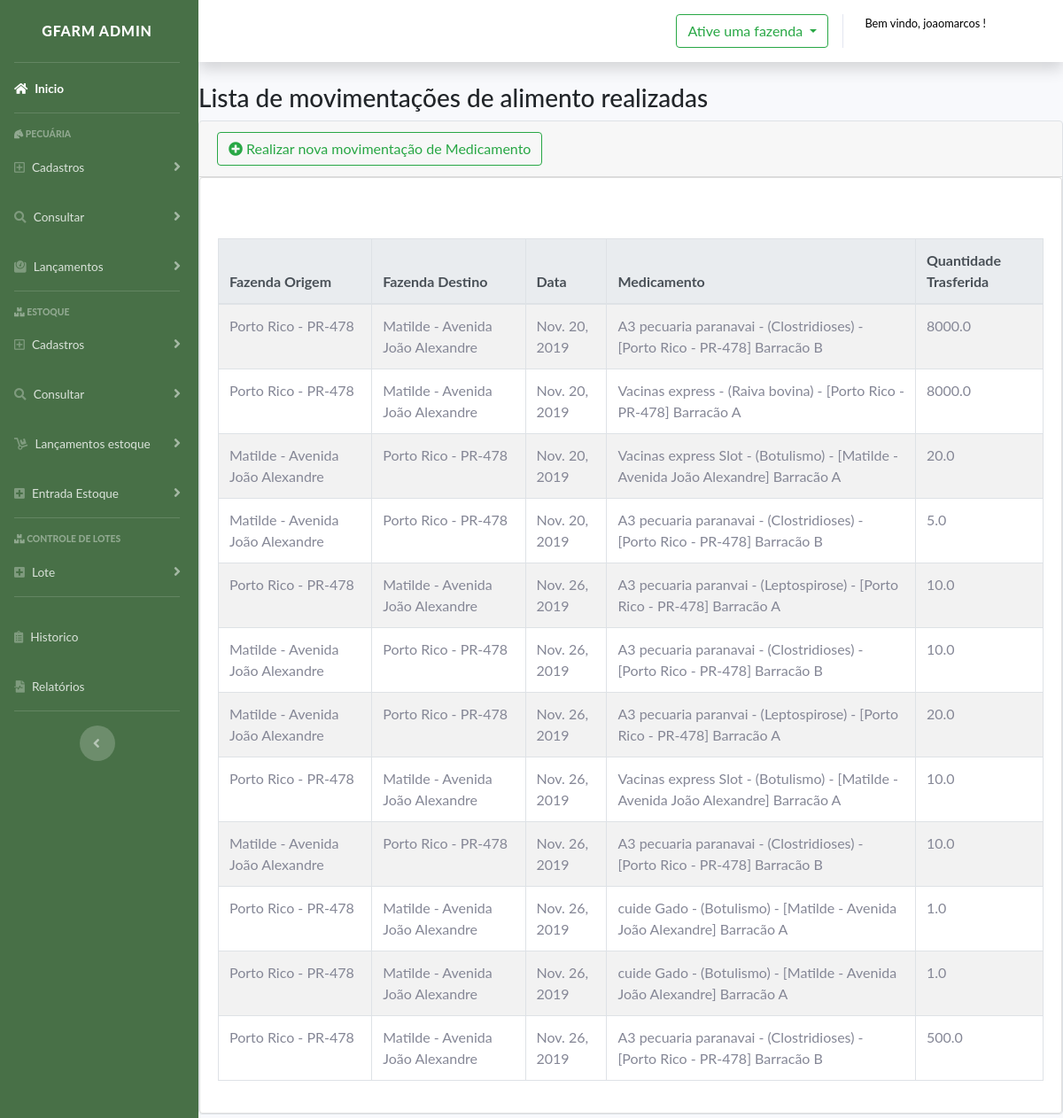
The page /listar/movimentacao/medicamento (signed in) on the database its author committed.
### movimentacao/models.py (models this page shows, shortened)
class Transferencia_Medicamento(models.Model):
    fazenda_origem = models.ForeignKey(Fazenda, on_delete=models.PROTECT, related_name="origem_medicamento")
    fazenda_destino = models.ForeignKey(Fazenda, on_delete=models.PROTECT, related_name="destino_medicamento")
    data = models.DateField(verbose_name="Data Transeferêcia")
    medicamento = models.ForeignKey(Medicamento, on_delete=models.PROTECT)
    quantidade_transferida = models.FloatField()
    usuario = models.ForeignKey(User, on_delete=models.PROTECT)
    class Meta:
        verbose_name = "Transeferêcia de medicamento"
        verbose_name_plural = "Transeferêcias de medicamentos"

### gfarm/models.py (models this page shows)
class Fazenda(models.Model):
    unidade_federal = (
        ('AC', 'AC'),
        ('AL', 'AL'),
        ('AM', 'AM'),
        ('AP', 'AP'),
        ('BA', 'BA'),
        ('DF', 'DF'),
        ('ES', 'ES'),
        ('GO', 'GO'),
        ('MA', 'MA'),
        ('MG', 'MG'),
        ('MS', 'MS'),
        ('MT', 'MT'),
        ('PA', 'PA'),
        ('PB', 'PB'),
        ('PE', 'PE'),
        ('PI', 'PI'),
        ('PR', 'PR'),
        ('RJ', 'RJ'),
        ('RN', 'RN'),
        ('RO', 'RO'),
        ('RR', 'RR'),
        ('RS', 'RS'),
        ('SC', 'SC'),
        ('SE', 'SE'),
        ('SP', 'SP'),
        ('TO', 'TO'),
    )
    nome = models.CharField(max_length=100)
    endereco = models.CharField(max_length=100)
    complemento = models.CharField(max_length=100)
    hectares = models.FloatField("Hectares")
    cidade = models.CharField(max_length=50)
    uf = models.CharField(max_length=2, verbose_name="UF",
                          choices=unidade_federal)
    usuario = models.ForeignKey(User, on_delete=models.PROTECT)
    def __str__(self):
        return self.nome + ' - ' + self.endereco
    class Meta:
        unique_together = [['nome', 'usuario']]

class Medicamento(models.Model):
    fabricante = models.CharField(
        max_length=100, verbose_name="Fabricante", help_text="Fornecedor")
    qtde_estoque = models.FloatField(verbose_name="Quantidade em estoque", help_text="Quantidade do Produto em Estoque no momento")
    tipomedicamento = models.ForeignKey(
        CategoriaMedicamento, on_delete=models.PROTECT, verbose_name="Tipo medicamento")
    local = models.ForeignKey(
        Local, on_delete=models.PROTECT, verbose_name="Barracão", blank=True, null=True)
    principio_ativo = models.TextField(
        max_length=1000, verbose_name=" Principio Ativo")
    usuario = models.ForeignKey(User, on_delete=models.PROTECT)
    nome = models.ForeignKey(
        Fazenda, on_delete=models.PROTECT, verbose_name="Fazenda")
    def __str__(self):
        return "{} - ({}) - {} ".format(self.fabricante, self.tipomedicamento, self.local)

class CategoriaMedicamento(models.Model):
    tipomedicamento = models.CharField(
        max_length=100, verbose_name="Tipo Medicamento")
    usuario = models.ForeignKey(User, on_delete=models.PROTECT)
    def __str__(self):
        return self.tipomedicamento

class Local(models.Model):
    local = models.CharField(max_length=50, verbose_name="Armazém")
    usuario = models.ForeignKey(User, on_delete=models.PROTECT)
    nome = models.ForeignKey(
        Fazenda, on_delete=models.PROTECT, verbose_name="Fazenda")
    def __str__(self):
        return "[{}] {}".format(self.nome, self.local)

### movimentacao/views.py (the view)
# urls.py: path('listar/movimentacao/medicamento', Lista_movimentacao_medicamento.as_view(), name="listar_movimentacao_medicamento"),
class Lista_movimentacao_medicamento(LoginRequiredMixin, ListView):
    login_url = reverse_lazy('login')
    model = Transferencia_Medicamento
    template_name = "lista/detalhesMovimentacaoMedicamento.html"
    def get_queryset(self):
        self.object_list = Transferencia_Medicamento.objects.filter(
            usuario=self.request.user)
        return self.object_list

### gfarm/templates/lista/detalhesMovimentacaoMedicamento.html (shortened to what this page needs)
{% extends 'modelo.html' %}
{% block conteudo %}
{% load static %}
{% load crispy_forms_tags %}
<link rel="stylesheet" href="https://use.fontawesome.com/releases/v5.8.2/css/all.css"
>
<link rel="stylesheet" href="{% static 'css/botaoCadastro.css' %}">
<div class="mb-1">
    <h3 class="account-heading">Lista de movimentações de alimento realizadas</h3>
    <div class="card border">
        <div class="card-header">
            <a type="" class="btn btn-outline-success" href="{% url 'movimentar_animal' %}"><i class="fas fa-plus-circle"></i>
                Realizar nova movimentação de
                Medicamento</a>
        </div>
        <div class="card card-body">
            <table id="example" class="table table-striped table-bordered mt-5 display responsive nowrap"
                style="width: 100%">
                <thead class="thead-light">
                    <tr>
                        <th scope="col">Fazenda Origem</th>
                        <th scope="col">Fazenda Destino</th>
                        <th scope="col">Data</th>
                        <th scope="col">Medicamento</th>
                        <th scope="col">Quantidade Trasferida</th>
                    </tr>
                </thead>
                <tbody>
                    {% for movimentacao in object_list %}
                    <tr>
                        <td>{{movimentacao.fazenda_origem}}</td>
                        <td>{{movimentacao.fazenda_destino}}</td>
                        <td>{{movimentacao.data}}</td>
                        <td>{{movimentacao.medicamento}}</td>
                        <td>{{movimentacao.quantidade_transferida}}</td>
                        {% endfor %}
                    </tr>
                </tbody>
            </table>
        </div>
    </div>
    {% endblock %}

### gfarm/templates/modelo.html (shortened to what this page needs)
{% load static %}
{% load crispy_forms_tags %}
<!DOCTYPE html>
<html lang="en">
<head>
    <link href="{% static 'vendor/fontawesome-free/css/all.css' %}" rel="stylesheet" type="text/css">
    <link href="{% static 'css/sb-admin-2.css' %}" rel="stylesheet">
    <link href="{% static 'css/imagemProfile.css' %}" rel="stylesheet">
    <link rel="stylesheet" href="path/to/font-awesome/css/font-awesome.min.css">
    <link rel="stylesheet" href="https://use.fontawesome.com/releases/v5.8.1/css/all.css"
>
    <link rel="stylesheet" href="https://cdnjs.cloudflare.com/ajax/libs/fullcalendar/3.4.0/fullcalendar.css" />
    <link rel="stylesheet"
        href="https://cdnjs.cloudflare.com/ajax/libs/twitter-bootstrap/4.0.0-alpha.6/css/bootstrap.css" />
    <link rel="stylesheet" type="text/css"
        href="https://cdnjs.cloudflare.com/ajax/libs/twitter-bootstrap/4.1.3/css/bootstrap.css" />
    <link rel="stylesheet" type="text/css"
        href="https://cdn.datatables.net/1.10.19/css/dataTables.bootstrap4.min.css" />
    <link rel="stylesheet" type="text/css"
        href="https://cdn.datatables.net/responsive/2.2.3/css/responsive.bootstrap4.min.css" />
    <link rel="stylesheet" href="https://maxcdn.bootstrapcdn.com/bootstrap/4.0.0/css/bootstrap.min.css"
>
    <link rel="stylesheet" href="https://use.fontawesome.com/releases/v5.0.10/css/all.css"
>
    <link rel="stylesheet" type="text/css" href="{% static 'cal/css/styles.css' %}">
</head>
<body id="page-top">
    {% block nav %}
    <div id="wrapper">
        <ul class="navbar-nav bg-gradient-primarymodule sidebar sidebar-dark accordion" id="accordionSidebar">
            <a class="sidebar-brand d-flex align-items-center justify-content-center" href="#">
                <div class="sidebar-brand-text mx-2 ">Gfarm ADMIN</div>
            </a>
            <hr class="sidebar-divider my-0">
            <li class="nav-item active">
                <a class="nav-link" href="{% url 'dash' %}">
                    <i class="fas fa-home"></i>
                    <span>Inicio</span></a>
            </li>
            <hr class="sidebar-divider">
            <div class="sidebar-heading">
                <i class="fas fa-horse-head"></i>
                Pecuária
            </div>
            <li class="nav-item">
                <a class="nav-link collapsed" href="#" data-toggle="collapse" data-target="#collapsePages"
                    aria-expanded="true" aria-controls="collapsePages">
                    <i class="far fa-plus-square"></i>
                    <span>Cadastros</span>
                </a>
            </li>
            <li class="nav-item">
                <a class="nav-link collapsed" href="#" data-toggle="collapse" data-target="#collapsePages3"
                    aria-expanded="true" aria-controls="collapsePages3">
                    <i class="fas fa-search"></i>
                    <span>Consultar</span>
                </a>
            </li>
            <li class="nav-item">
                <a class="nav-link collapsed" href="#" data-toggle="collapse" data-target="#collapsePages2"
                    aria-expanded="true" aria-controls="collapsePages2">
                    <i class="fas fa-weight"></i>
                    <span>Lançamentos</span>
                </a>
            </li>
            <hr class="sidebar-divider">
            <div class="sidebar-heading">
                <i class="fas fa-boxes"></i>
                Estoque
            </div>
            <li class="nav-item">
                <a class="nav-link collapsed" href="#" data-toggle="collapse" data-target="#estoqueCollapse2"
                    aria-expanded="true" aria-controls="estoqueCollapse2">
                    <i class="far fa-plus-square"></i>
                    <span>Cadastros</span>
                </a>
            </li>
            <li class="nav-item">
                <a class="nav-link collapsed" href="#" data-toggle="collapse" data-target="#estoqueCollapse"
                    aria-expanded="true" aria-controls="estoqueCollapse">
                    <i class="fas fa-search"></i>
                    <span>Consultar</span>
                </a>
            </li>
            <li class="nav-item">
                <a class="nav-link collapsed" href="#" data-toggle="collapse" data-target="#estoqueMovi"
                    aria-expanded="true" aria-controls="estoqueMovi">
                    <i class="fas fa-dolly"></i>
                    <span>Lançamentos estoque</span>
                </a>
            </li>
            <li class="nav-item">
                <a class="nav-link collapsed" href="#" data-toggle="collapse" data-target="#entradaid"
                    aria-expanded="true" aria-controls="entradaid">
                    <i class="fas fa-plus-square"></i>
                    <span>Entrada Estoque</span>
                </a>
            </li>
            <hr class="sidebar-divider">
            <div class="sidebar-heading">
                <i class="fas fa-boxes"></i>
                Controle de Lotes
            </div>
            <li class="nav-item">
                <a class="nav-link collapsed" href="#" data-toggle="collapse" data-target="#lote"
                    aria-expanded="true" aria-controls="lote">
                    <i class="fas fa-plus-square"></i>
                    <span>Lote</span>
                </a>
            </li>
            <hr class="sidebar-divider">
            <li class="nav-item">
                <a class="nav-link" href="{% url 'historico' %}">
                    <i class="fas fa-clipboard-list"></i>
                    <span>Historico</span></a>
            </li>
            <li class="nav-item">
                <a class="nav-link" href="{% url 'detalheRelatorio' %}">
                    <i class="fas fa-file-medical-alt"></i>
                    <span>Relatórios</span></a>
            </li>
            <hr class="sidebar-divider d-none d-md-block">
            <div class="text-center d-none d-md-inline">
                <button class="rounded-circle border-0" id="sidebarToggle"></button>
            </div>
        </ul>
        {% endblock %}
        {% block wrapper %}
        <div id="content-wrapper" class="d-flex flex-column">
            <div id="content">
                <nav class="navbar navbar-expand navbar-light bg-white2 topbar mb-4 static-top shadow">
                    <ul class="navbar-nav ml-auto">
                        {% if request.user.is_authenticated %}
                        <div class="dropdown mt-3">
                            <button class="btn btn-outline-success dropdown-toggle" type="button"
                                id="dropdownMenuButton" data-toggle="dropdown" aria-haspopup="true"
                                aria-expanded="false">
                                {% if request.session.fazenda_ativa_nome %}
                                Fazenda ativa: {{request.session.fazenda_ativa_nome}}
                                {%else%}
                                Ative uma fazenda
                                {%endif%}
                            </button>
                        </div>
                        {%endif%}
                        <li class="nav-item dropdown no-arrow">
                            <a class="nav-link dropdown-toggle" href="#" id="userDropdown" role="button"
                                data-toggle="dropdown" aria-haspopup="true" aria-expanded="false">
                                <span class="mr-2 d-none d-lg-inline text-gray-600 small">
                                    {% if user.is_authenticated %}
                                    <p>Bem vindo, {{ user.username }} !</p>
                                    {% else %}
                                    <p>Bem vindo, Por Favor logue.</p>
                                    {% endif %}
                                </span>
                                <div class="circle">
                                </div>
                            </a>
                        </li>
                    </ul>
                </nav>
                {% block conteudo %}
                {% endblock %}
            </div>
            {% endblock %}
</body>
</html>

### static/css/imagemProfile.css (style rules this page uses)
.circle { background-color: #fff; border-radius: 50%; width: 50px; height: 50px; overflow: hidden; position: relative; }

### static/cal/css/styles.css (style rules this page uses)
body { font-family: "ptsans", "Lato", "Helvetica Neue", Helvetica, Arial, sans-serif; }
ul { padding: 0px 5px 0px 20px; }
a { color: #17a2b8; }

### static/css/botaoCadastro.css (style rules this page uses)
li { text-decoration: none; }

### rows shown on the page
Transferencia_Medicamento: fazenda_origem "Porto Rico - PR-478", fazenda_destino "Matilde - Avenida João Alexandre", data "Nov. 20, 2019", medicamento "A3 pecuaria paranavai - (Clostridioses) - [Porto Rico - PR-478] Barracão B", quantidade_transferida "8000.0"
Transferencia_Medicamento: fazenda_origem "Porto Rico - PR-478", fazenda_destino "Matilde - Avenida João Alexandre", data "Nov. 20, 2019", medicamento "Vacinas express - (Raiva bovina) - [Porto Rico - PR-478] Barracão A", quantidade_transferida "8000.0"
Transferencia_Medicamento: fazenda_origem "Matilde - Avenida João Alexandre", fazenda_destino "Porto Rico - PR-478", data "Nov. 20, 2019", medicamento "Vacinas express Slot - (Botulismo) - [Matilde - Avenida João Alexandre] Barracão A", quantidade_transferida "20.0"
Transferencia_Medicamento: fazenda_origem "Matilde - Avenida João Alexandre", fazenda_destino "Porto Rico - PR-478", data "Nov. 20, 2019", medicamento "A3 pecuaria paranavai - (Clostridioses) - [Porto Rico - PR-478] Barracão B", quantidade_transferida "5.0"
Transferencia_Medicamento: fazenda_origem "Porto Rico - PR-478", fazenda_destino "Matilde - Avenida João Alexandre", data "Nov. 26, 2019", medicamento "A3 pecuaria paranvai - (Leptospirose) - [Porto Rico - PR-478] Barracão A", quantidade_transferida "10.0"
Transferencia_Medicamento: fazenda_origem "Matilde - Avenida João Alexandre", fazenda_destino "Porto Rico - PR-478", data "Nov. 26, 2019", medicamento "A3 pecuaria paranavai - (Clostridioses) - [Porto Rico - PR-478] Barracão B", quantidade_transferida "10.0"
Transferencia_Medicamento: fazenda_origem "Matilde - Avenida João Alexandre", fazenda_destino "Porto Rico - PR-478", data "Nov. 26, 2019", medicamento "A3 pecuaria paranvai - (Leptospirose) - [Porto Rico - PR-478] Barracão A", quantidade_transferida "20.0"
Transferencia_Medicamento: fazenda_origem "Porto Rico - PR-478", fazenda_destino "Matilde - Avenida João Alexandre", data "Nov. 26, 2019", medicamento "Vacinas express Slot - (Botulismo) - [Matilde - Avenida João Alexandre] Barracão A", quantidade_transferida "10.0"
Transferencia_Medicamento: fazenda_origem "Matilde - Avenida João Alexandre", fazenda_destino "Porto Rico - PR-478", data "Nov. 26, 2019", medicamento "A3 pecuaria paranavai - (Clostridioses) - [Porto Rico - PR-478] Barracão B", quantidade_transferida "10.0"
Transferencia_Medicamento: fazenda_origem "Porto Rico - PR-478", fazenda_destino "Matilde - Avenida João Alexandre", data "Nov. 26, 2019", medicamento "cuide Gado - (Botulismo) - [Matilde - Avenida João Alexandre] Barracão A", quantidade_transferida "1.0"
Transferencia_Medicamento: fazenda_origem "Porto Rico - PR-478", fazenda_destino "Matilde - Avenida João Alexandre", data "Nov. 26, 2019", medicamento "cuide Gado - (Botulismo) - [Matilde - Avenida João Alexandre] Barracão A", quantidade_transferida "1.0"
Transferencia_Medicamento: fazenda_origem "Porto Rico - PR-478", fazenda_destino "Matilde - Avenida João Alexandre", data "Nov. 26, 2019", medicamento "A3 pecuaria paranavai - (Clostridioses) - [Porto Rico - PR-478] Barracão B", quantidade_transferida "500.0"

### other values the page prints
{{ user.username }} "joaomarcos"
